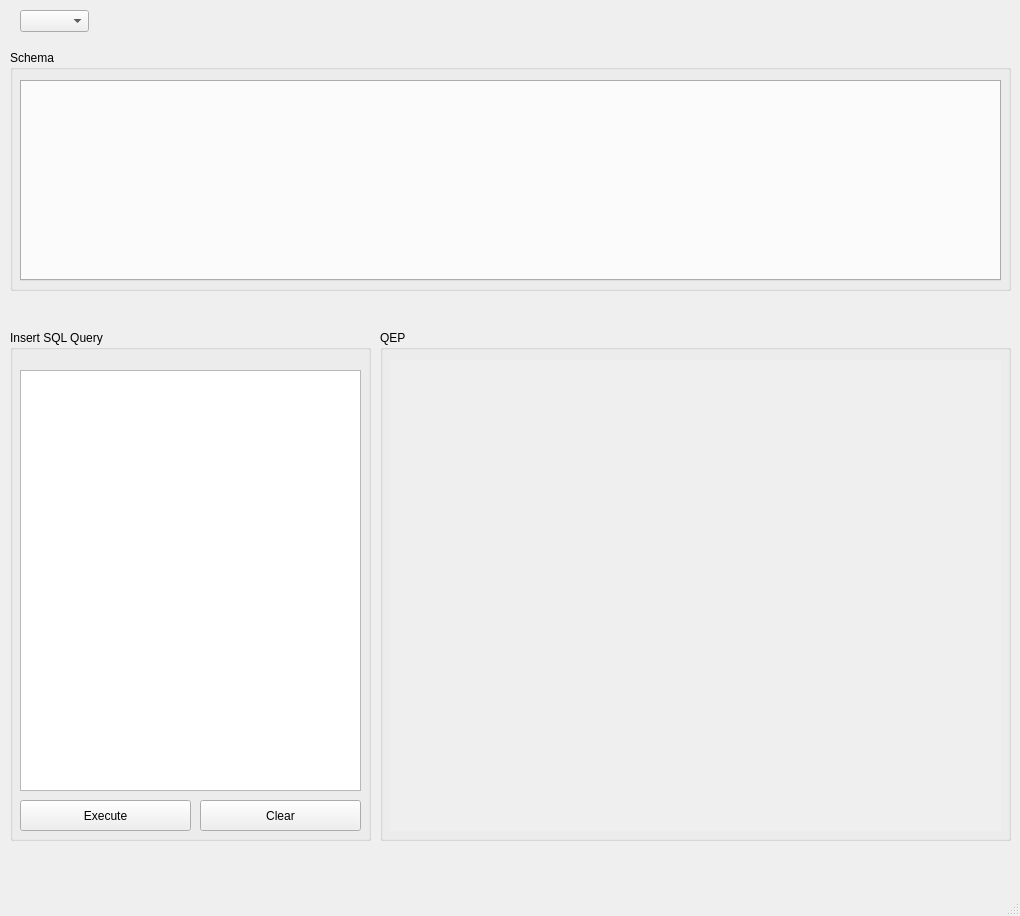
<?xml version="1.0" encoding="UTF-8"?>
<ui version="4.0">
 <class>MainWindow</class>
 <widget class="QMainWindow" name="MainWindow">
  <property name="geometry">
   <rect>
    <x>0</x>
    <y>0</y>
    <width>1020</width>
    <height>916</height>
   </rect>
  </property>
  <property name="windowTitle">
   <string>MainWindow</string>
  </property>
  <widget class="QWidget" name="centralwidget">
   <widget class="QGroupBox" name="groupBoxSchema">
    <property name="geometry">
     <rect>
      <x>10</x>
      <y>50</y>
      <width>1001</width>
      <height>241</height>
     </rect>
    </property>
    <property name="title">
     <string>Schema</string>
    </property>
    <widget class="QTabWidget" name="tabWidget">
     <property name="geometry">
      <rect>
       <x>10</x>
       <y>30</y>
       <width>981</width>
       <height>201</height>
      </rect>
     </property>
     <property name="currentIndex">
      <number>0</number>
     </property>
    </widget>
   </widget>
   <widget class="QComboBox" name="combo_databases">
    <property name="geometry">
     <rect>
      <x>20</x>
      <y>10</y>
      <width>69</width>
      <height>22</height>
     </rect>
    </property>
   </widget>
   <widget class="QGroupBox" name="groupBox">
    <property name="geometry">
     <rect>
      <x>10</x>
      <y>330</y>
      <width>361</width>
      <height>511</height>
     </rect>
    </property>
    <property name="title">
     <string>Insert SQL Query</string>
    </property>
    <widget class="QTextEdit" name="in_query">
     <property name="enabled">
      <bool>true</bool>
     </property>
     <property name="geometry">
      <rect>
       <x>10</x>
       <y>40</y>
       <width>341</width>
       <height>421</height>
      </rect>
     </property>
    </widget>
    <widget class="QPushButton" name="btn_exec">
     <property name="geometry">
      <rect>
       <x>10</x>
       <y>470</y>
       <width>171</width>
       <height>31</height>
      </rect>
     </property>
     <property name="text">
      <string>Execute</string>
     </property>
    </widget>
    <widget class="QPushButton" name="btn_clear">
     <property name="geometry">
      <rect>
       <x>190</x>
       <y>470</y>
       <width>161</width>
       <height>31</height>
      </rect>
     </property>
     <property name="autoFillBackground">
      <bool>false</bool>
     </property>
     <property name="text">
      <string>Clear</string>
     </property>
    </widget>
   </widget>
   <widget class="QGroupBox" name="groupBox_2">
    <property name="geometry">
     <rect>
      <x>380</x>
      <y>330</y>
      <width>631</width>
      <height>511</height>
     </rect>
    </property>
    <property name="title">
     <string>QEP</string>
    </property>
    <widget class="QLabel" name="out_query">
     <property name="geometry">
      <rect>
       <x>10</x>
       <y>30</y>
       <width>611</width>
       <height>471</height>
      </rect>
     </property>
     <property name="autoFillBackground">
      <bool>true</bool>
     </property>
     <property name="text">
      <string/>
     </property>
     <property name="wordWrap">
      <bool>true</bool>
     </property>
    </widget>
   </widget>
  </widget>
  <widget class="QMenuBar" name="menubar">
   <property name="geometry">
    <rect>
     <x>0</x>
     <y>0</y>
     <width>1020</width>
     <height>22</height>
    </rect>
   </property>
  </widget>
  <widget class="QStatusBar" name="statusbar"/>
 </widget>
 <resources/>
 <connections/>
</ui>
